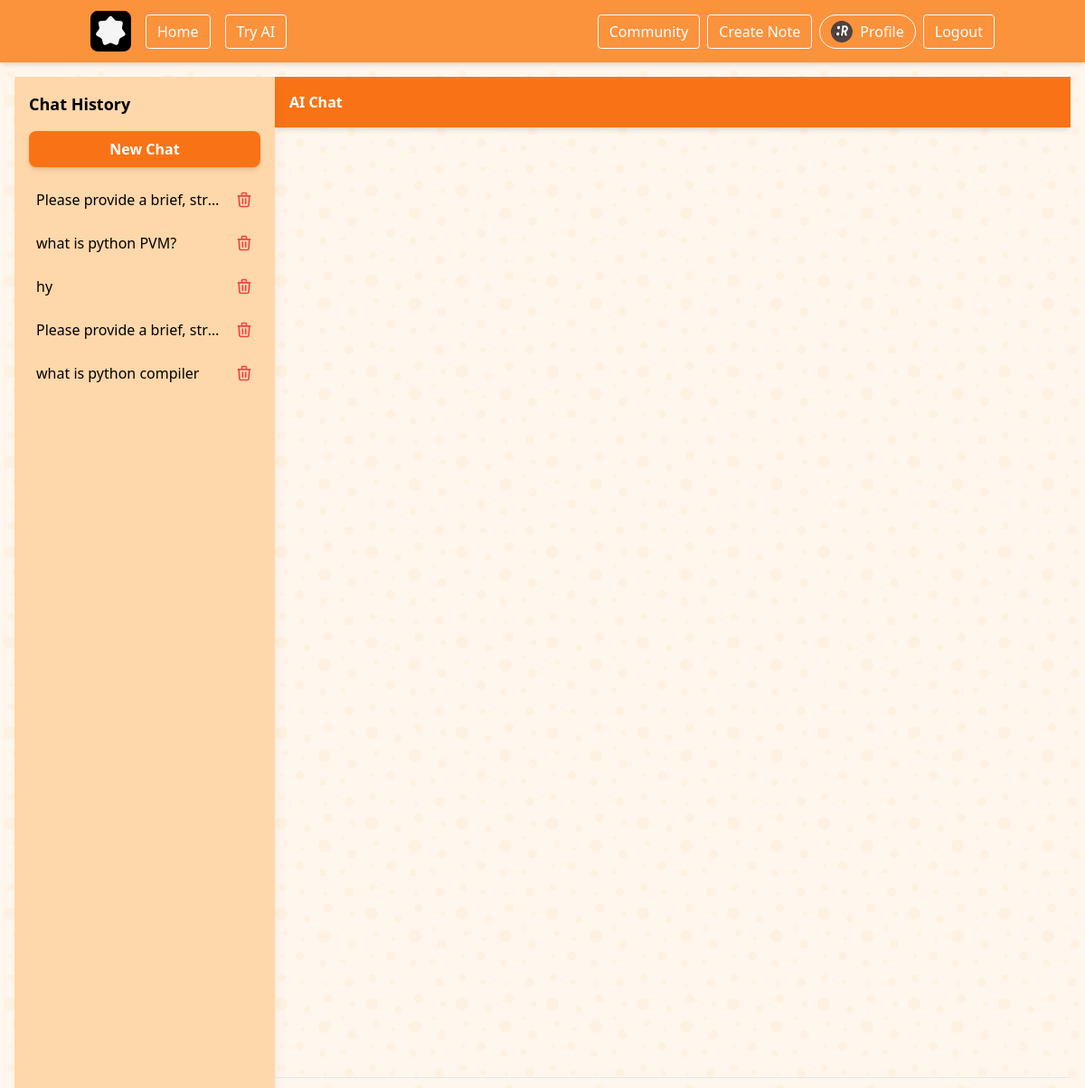
/ai/ (signed in), run on the app's committed database.
### users/models.py (models this page shows, shortened)
class Profile(models.Model):# Profile model inherits from models.Model that have one to one relationship with User model
    user = models.OneToOneField(User, on_delete=models.CASCADE) # one to one relationship with User model
    image = models.ImageField(default='default.jpg', upload_to='profile_pics') # profile picture
    position = models.CharField(default='Student', max_length=100) # position
    bio = models.TextField(default='No bio...', max_length=300) # bio
    insitute = models.CharField(default='APSIT', max_length=100) # insitute
    hobbies = models.CharField(default='Cricket', max_length=100) # hobbies
    phone = models.CharField(default='1234567890', max_length=10) # phone
    location = models.CharField(default='Mumbai', max_length=100) # location

### ai/models.py (models this page shows, shortened)
class ChatSession(models.Model):
    user = models.ForeignKey(User, on_delete=models.CASCADE)
    title = models.CharField(max_length=255)
    created_at = models.DateTimeField(default=timezone.now)
    class Meta:
        ordering = ['-created_at']

### ai/views.py (the view, shortened to what this page needs)
# urls.py: path('', views.home, name='ai-home'),
@login_required
def home(request):
    chat_sessions = ChatSession.objects.filter(user=request.user)
    active_session_id = request.GET.get('session')
    active_session = None
    active_messages = []
    if active_session_id:
        active_session = get_object_or_404(ChatSession, id=active_session_id, user=request.user)
        active_messages = ChatMessage.objects.filter(session=active_session)
    return render(request, 'ai/home.html', {
        'title': 'AI Chat',
        'chat_sessions': chat_sessions,
        'active_session': active_session,
        'active_messages': active_messages,
    })

### ai/templates/ai/home.html (shortened to what this page needs)
{% extends "base/base.html" %}
{% load static %}
{% block content %}
<div class="flex h-screen overflow-hidden">
    <div id="sidebar" class="w-0 md:w-72 bg-orange-200 overflow-hidden transition-all duration-300 ease-in-out flex-shrink-0 absolute md:relative z-10 h-full shadow-lg">
        <div class="p-4 h-full flex flex-col">
            <h2 class="text-lg font-bold mb-4">Chat History</h2>
            <button onclick="startNewChat()" class="w-full mb-4 px-4 py-2 bg-orange-500 text-white font-semibold rounded-lg shadow-md hover:bg-orange-600 transition">
                New Chat
            </button>
            <div class="space-y-2 overflow-y-auto flex-grow">
                {% for session in chat_sessions %}
                <div class="flex justify-between items-center p-2 rounded-lg {% if active_session.id == session.id %}bg-orange-300{% else %}hover:bg-orange-300{% endif %} transition duration-150">
                    <a href="{% url 'ai-home' %}?session={{ session.id }}" class="block flex-grow truncate">
                        {{ session.title }}
                    </a>
                    <a href="{% url 'delete-session' session.id %}" onclick="return confirm('Are you sure you want to delete this chat?')" class="text-red-500 hover:text-red-700 ml-2 flex-shrink-0">
                        <svg xmlns="http://www.w3.org/2000/svg" class="h-5 w-5" fill="none" viewBox="0 0 24 24" stroke="currentColor">
                            <path stroke-linecap="round" stroke-linejoin="round" stroke-width="2" d="M19 7l-.867 12.142A2 2 0 0116.138 21H7.862a2 2 0 01-1.995-1.858L5 7m5 4v6m4-6v6m1-10V4a1 1 0 00-1-1h-4a1 1 0 00-1 1v3M4 7h16" />
                        </svg>
                    </a>
                </div>
                {% empty %}
                <div class="text-center text-gray-500">No chat history yet</div>
                {% endfor %}
            </div>
        </div>
    </div>
    <div class="flex-1 flex flex-col w-full overflow-hidden">
        <header class="bg-orange-500 shadow-md p-4 flex justify-between items-center">
            <h1 class="text-white font-semibold truncate max-w-xs">
                {% if active_session %}
                    {{ active_session.title }}
                {% else %}
                    AI Chat
                {% endif %}
            </h1>
        </header>
        <div id="answer" class="flex-1 p-4 overflow-y-auto">
        </div>
        <div class="p-3 md:p-4 border-t border-gray-200">
        </div>
    </div>
</div>
{% endblock content %}

### base/templates/base/base.html (shortened to what this page needs)
{% load static %}
<!DOCTYPE html>
<html lang="en">
    <head>
        <script src="https://cdn.tailwindcss.com"></script>
    </head>
    <body>
    <header class="bg-orange-400 text-white w-full shadow-md">
        <nav class="container mx-auto flex items-center justify-between p-3">
            <div class="flex items-center space-x-4">
                <a class="text-xl font-semibold" href="#">
                </a>
                <div class="hidden md:flex space-x-4">
                    <a class="px-3 py-1.5 border border-white rounded hover:bg-white hover:text-gray-900" href="{% url 'base-home' %}">Home</a>
                    <a class="px-3 py-1.5 border border-white rounded hover:bg-white hover:text-gray-900" href="{%url 'ai-home'%}">Try AI</a>
                </div>
            </div>
            <div id="menu" class="hidden md:flex flex-col md:flex-row md:items-center md:space-x-2 absolute md:relative top-16 md:top-auto left-0 w-full md:w-auto bg-orange-400 md:bg-transparent p-4 md:p-0 shadow-md md:shadow-none space-y-2 md:space-y-0 z-50">
                {% if user.is_authenticated %}
                <div class="flex flex-col md:flex-row md:items-center w-full md:w-auto space-y-2 md:space-y-0 md:space-x-2">
                    <a href="{%url 'Community-Home'%}" class="px-3 py-1.5 border border-white rounded hover:bg-white hover:text-gray-900 text-center">Community</a>
                    <a href="{% url 'note-create' %}" class="px-3 py-1.5 border border-white rounded hover:bg-white hover:text-gray-900 text-center">
                        Create Note
                    </a>
                    <a href="{% url 'profile' %}" class="flex items-center px-3 py-1.5 border border-white rounded-full hover:bg-white hover:text-gray-900 text-center">
                        <img src="{{ user.profile.image.url }}" alt="Profile" class="w-6 h-6 rounded-full mr-2">
                        Profile
                      </a>
                    <form method="POST" action="{% url 'logout' %}" class="w-full md:w-auto text-center md:inline-block">
                        <button class="px-3 py-1.5 border border-white rounded hover:bg-white hover:text-gray-900 w-full md:w-auto">Logout</button>
                    </form>
                </div>
                {% endif %}
            </div>
        </nav>
    </header>
    <main class="mx-auto p-4">
        <div class="w-full">
            {% block content %}{% endblock %}
        </div>
    </main>
</body>
</html>

### ai/templates/ai/home.html (style rules this page uses)
body { background-color: #FFF7ED; }

### base/templates/base/base.html (style rules this page uses)
body { background-color: #FFF7ED; }

### data on the page
ChatSession: title "Please provide a brief, str…"
ChatSession: title "what is python PVM?"
ChatSession: title "hy"
ChatSession: title "Please provide a brief, str…"
ChatSession: title "what is python compiler"
